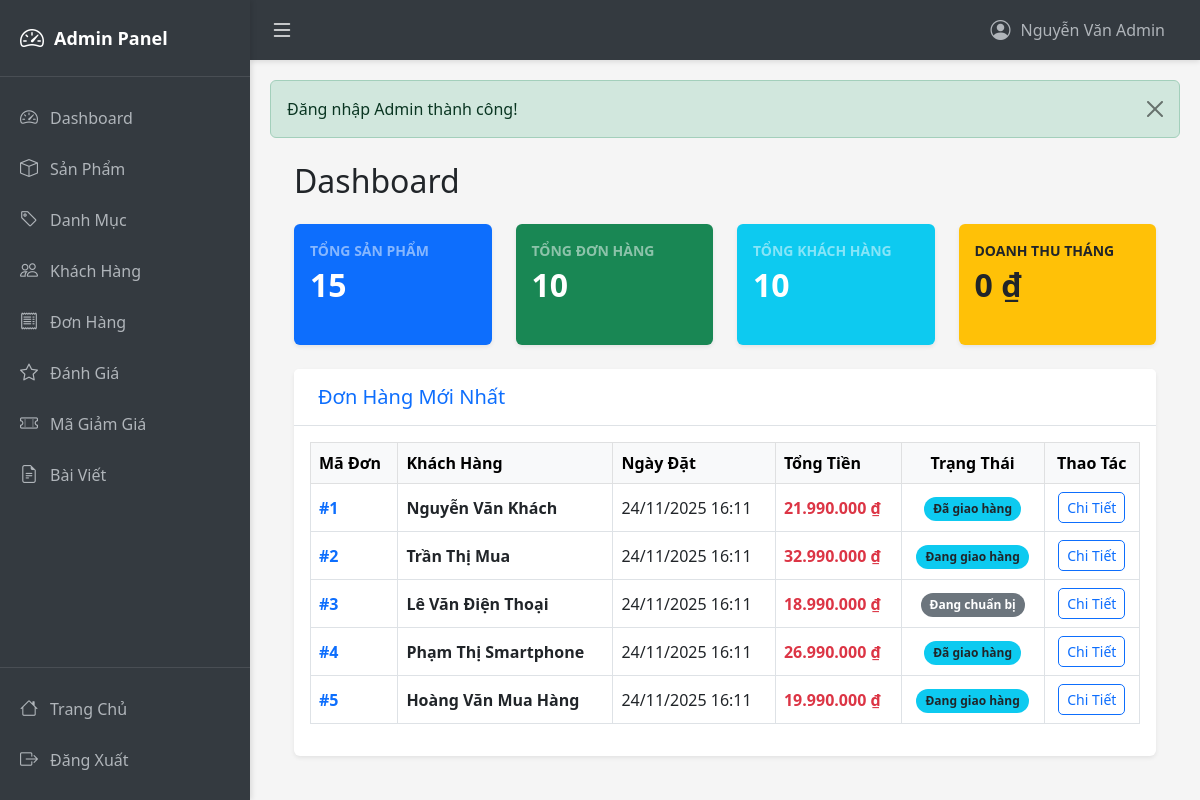
The page /admin/dashboard (signed in) on the database as committed earlier.
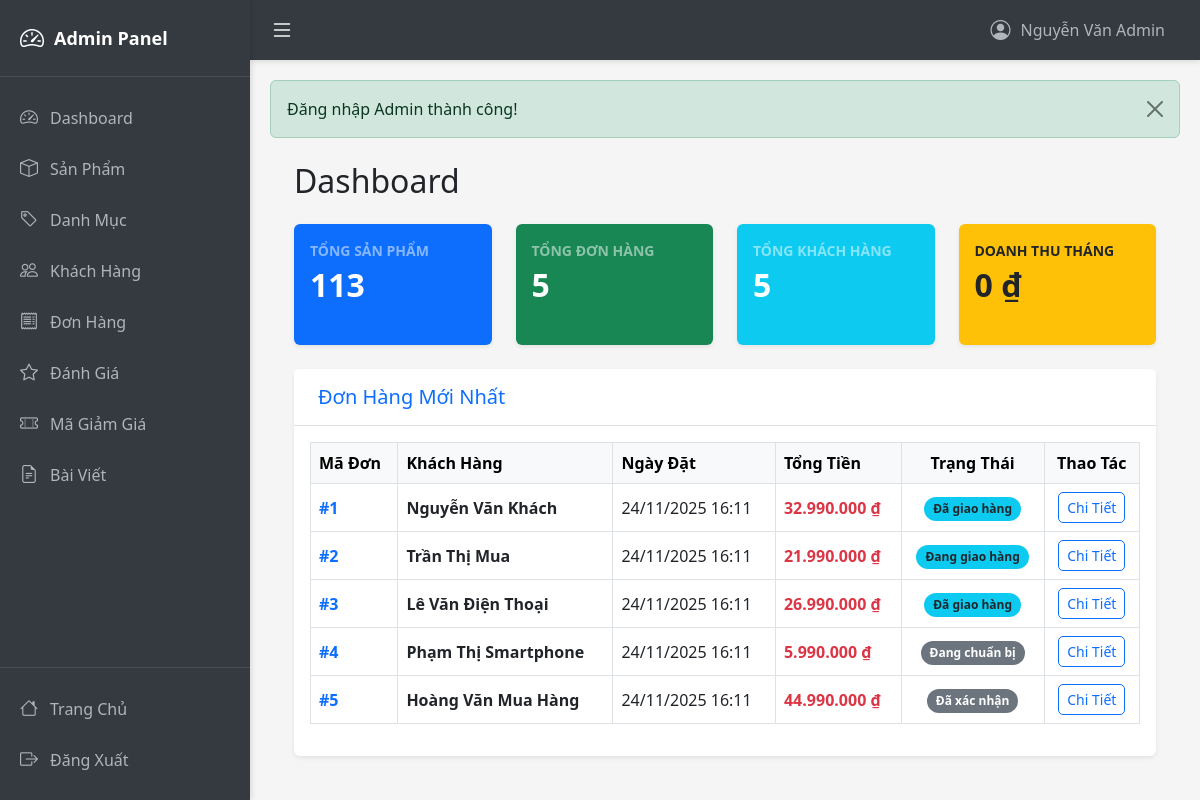
The same page on the database as committed later.
### tables this page shows
CREATE TABLE Orders (
  order_id INT AUTO_INCREMENT PRIMARY KEY,
  customer_id INT,
  employee_id INT,
  order_date DATETIME DEFAULT CURRENT_TIMESTAMP,
  total_amount DECIMAL(12,2),
  order_status_id INT,
  payment_method VARCHAR(50),
  note TEXT,
  FOREIGN KEY (customer_id) REFERENCES Customers(customer_id) ON DELETE SET NULL,
  FOREIGN KEY (employee_id) REFERENCES Employees(employee_id) ON DELETE SET NULL,
  FOREIGN KEY (order_status_id) REFERENCES Order_Status(order_status_id) ON DELETE SET NULL
);

CREATE TABLE Order_Status (
  order_status_id INT AUTO_INCREMENT PRIMARY KEY,
  status_name VARCHAR(50),
  description TEXT
);

CREATE TABLE Customers (
  customer_id INT AUTO_INCREMENT PRIMARY KEY,
  full_name VARCHAR(100),
  phone_number VARCHAR(15),
  email VARCHAR(100),
  password VARCHAR(255),
  address VARCHAR(255),
  gender VARCHAR(10),
  date_of_birth DATE,
  status VARCHAR(20) DEFAULT 'active',
  created_at DATETIME DEFAULT CURRENT_TIMESTAMP
);

### controllers/AdminController.php (called while the page is built, shortened)
<?php
class AdminController extends BaseController {
    private $adminModel;
    private $orderModel;
    public function __construct() {
        $this->adminModel = new AdminModel();
        $this->orderModel = new OrderModel();
    }
    public function dashboard() {
        $stats = $this->adminModel->getDashboardStats();
        $recentOrders = $this->orderModel->getAllOrders(5);
        $data = [
            'stats' => $stats,
            'recentOrders' => $recentOrders,
            'pageTitle' => 'Dashboard'
        ];
        $this->view('admin/dashboard', $data, true);
    }
}
?>

### models/BaseModel.php (called while the page is built, shortened)
<?php
class BaseModel {
    public function __construct() {
        $db = new Database();
        $this->conn = $db->getConnection();
    }
}
?>

### config/database.php (called while the page is built, shortened)
<?php
class Database {
    private $host = "localhost";
    private $db_name = "inventory_system";
    private $username = "root";
    private $password = "";
    public function getConnection() {
        $this->conn = null;
        try {
            $this->conn = new PDO(
                "mysql:host=" . $this->host . ";dbname=" . $this->db_name . ";charset=utf8mb4",
                $this->username,
                $this->password,
                [
                    PDO::MYSQL_ATTR_INIT_COMMAND => "SET NAMES utf8mb4 COLLATE utf8mb4_unicode_ci"
                ]
            );
            $this->conn->setAttribute(PDO::ATTR_ERRMODE, PDO::ERRMODE_EXCEPTION);
            $this->conn->setAttribute(PDO::ATTR_DEFAULT_FETCH_MODE, PDO::FETCH_ASSOC);
            $this->conn->exec("SET NAMES utf8mb4");
        } catch(PDOException $e) {
            echo "Connection error: " . $e->getMessage();
        }
        return $this->conn;
    }
}
?>

### models/AdminModel.php (called while the page is built, shortened)
<?php
class AdminModel extends BaseModel {
    public function getDashboardStats() {
        $stats = [];
        $sql = "SELECT COUNT(*) as total FROM Products";
        $stmt = $this->conn->prepare($sql);
        $stmt->execute();
        $stats['total_products'] = (int) $stmt->fetchColumn();
        $sql = "SELECT COUNT(*) as total FROM Orders";
        $stmt = $this->conn->prepare($sql);
        $stmt->execute();
        $stats['total_orders'] = (int) $stmt->fetchColumn();
        $sql = "SELECT COUNT(*) as total FROM Customers";
        $stmt = $this->conn->prepare($sql);
        $stmt->execute();
        $stats['total_customers'] = (int) $stmt->fetchColumn();
        $sql = "SELECT SUM(total_amount) as total FROM Orders
                WHERE MONTH(order_date) = MONTH(CURRENT_DATE())
                AND YEAR(order_date) = YEAR(CURRENT_DATE())";
        $stmt = $this->conn->prepare($sql);
        $stmt->execute();
        $stats['revenue_month'] = $stmt->fetchColumn() ?? 0;
        $sql = "SELECT COUNT(*) as total FROM Orders
            WHERE DATE(order_date) = CURDATE()";
        $stmt = $this->conn->prepare($sql);
        $stmt->execute();
        $stats['orders_today'] = (int) $stmt->fetchColumn();
        return $stats;
    }
}
?>

### models/OrderModel.php (called while the page is built, shortened)
<?php
class OrderModel extends BaseModel {
    public function getAllOrders($limit = null, $offset = 0) {
        $sql = "SELECT o.*, c.full_name as customer_name, os.status_name
                FROM Orders o
                LEFT JOIN Customers c ON o.customer_id = c.customer_id
                LEFT JOIN Order_Status os ON o.order_status_id = os.order_status_id
                ORDER BY o.order_date DESC";
        if ($limit) {
            $sql .= " LIMIT :limit OFFSET :offset";
        }
        $stmt = $this->conn->prepare($sql);
        if ($limit) {
            $stmt->bindParam(':limit', $limit, PDO::PARAM_INT);
            $stmt->bindParam(':offset', $offset, PDO::PARAM_INT);
        }
        $stmt->execute();
        return $stmt->fetchAll();
    }
}
?>

### views/admin/dashboard.php (the view, shortened to what the changed rows need)
<?php
require_once "layouts/header.php";
function getStatusBadgeClass($statusName) {
    $statusName = mb_strtolower($statusName, 'UTF-8');
    if (strpos($statusName, 'hoàn thành') !== false || strpos($statusName, 'thành công') !== false) {
        return 'bg-success';
    } elseif (strpos($statusName, 'hủy') !== false) {
        return 'bg-danger';
    } elseif (strpos($statusName, 'vận chuyển') !== false || strpos($statusName, 'giao hàng') !== false) {
        return 'bg-info text-dark';
    } elseif (strpos($statusName, 'chờ') !== false || strpos($statusName, 'mới') !== false) {
        return 'bg-warning text-dark';
    }
    return 'bg-secondary';
}
?>
<div class="container-fluid px-4">
    <h2 class="mt-4 mb-4">Dashboard</h2>
    <div class="row">
        <div class="col-xl-3 col-md-6 mb-4">
            <div class="card bg-primary text-white h-100 shadow-sm">
                <div class="card-body">
                    <div class="d-flex justify-content-between align-items-center">
                        <div>
                            <div class="text-white-50 small text-uppercase fw-bold">Tổng Sản Phẩm</div>
                            <div class="fs-2 fw-bold"><?= number_format($stats['total_products']) ?></div>
                        </div>
                        <i class="fas fa-box fa-2x text-white-50"></i> </div>
                </div>
            </div>
        </div>
        <div class="col-xl-3 col-md-6 mb-4">
            <div class="card bg-success text-white h-100 shadow-sm">
                <div class="card-body">
                    <div class="d-flex justify-content-between align-items-center">
                        <div>
                            <div class="text-white-50 small text-uppercase fw-bold">Tổng Đơn Hàng</div>
                            <div class="fs-2 fw-bold"><?= number_format($stats['total_orders']) ?></div>
                        </div>
                    </div>
                </div>
            </div>
        </div>
        <div class="col-xl-3 col-md-6 mb-4">
            <div class="card bg-info text-white h-100 shadow-sm">
                <div class="card-body">
                    <div class="d-flex justify-content-between align-items-center">
                        <div>
                            <div class="text-white-50 small text-uppercase fw-bold">Tổng Khách Hàng</div>
                            <div class="fs-2 fw-bold"><?= number_format($stats['total_customers']) ?></div>
                        </div>
                    </div>
                </div>
            </div>
        </div>
        <div class="col-xl-3 col-md-6 mb-4">
            <div class="card bg-warning text-dark h-100 shadow-sm">
                <div class="card-body">
                    <div class="d-flex justify-content-between align-items-center">
                        <div>
                            <div class="text-dark-50 small text-uppercase fw-bold">Doanh Thu Tháng</div>
                            <div class="fs-2 fw-bold"><?= number_format($stats['revenue_month'], 0, ',', '.') ?> ₫</div>
                        </div>
                    </div>
                </div>
            </div>
        </div>
    </div>
    <div class="row">
        <div class="col-md-12">
            <div class="card mb-4 shadow-sm">
                <div class="card-header bg-white py-3">
                    <h5 class="m-0 font-weight-bold text-primary"><i class="fas fa-table me-2"></i>Đơn Hàng Mới Nhất</h5>
                </div>
                <div class="card-body">
                    <div class="table-responsive">
                        <table class="table table-bordered table-hover align-middle" width="100%" cellspacing="0">
                            <thead class="table-light">
                                <tr>
                                    <th>Mã Đơn</th>
                                    <th>Khách Hàng</th>
                                    <th>Ngày Đặt</th>
                                    <th>Tổng Tiền</th>
                                    <th class="text-center">Trạng Thái</th>
                                    <th class="text-center">Thao Tác</th>
                                </tr>
                            </thead>
                            <tbody>
                                <?php if (empty($recentOrders)): ?>
                                    <tr>
                                        <td colspan="6" class="text-center py-4 text-muted">
                                            <i class="fas fa-inbox fa-3x mb-3"></i><br>
                                            Chưa có đơn hàng nào
                                        </td>
                                    </tr>
                                <?php else: ?>
                                    <?php foreach ($recentOrders as $order): ?>
                                        <tr>
                                            <td class="fw-bold text-primary">#<?= $order['order_id'] ?></td>
                                            <td>
                                                <div class="fw-bold"><?= htmlspecialchars($order['customer_name']) ?></div>
                                            </td>
                                            <td><?= date('d/m/Y H:i', strtotime($order['order_date'])) ?></td>
                                            <td class="text-danger fw-bold">
                                                <?= number_format($order['total_amount'], 0, ',', '.') ?> ₫
                                            </td>
                                            <td class="text-center">
                                                <span class="badge rounded-pill <?= getStatusBadgeClass($order['status_name']) ?>">
                                                    <?= htmlspecialchars($order['status_name']) ?>
                                                </span>
                                            </td>
                                            <td class="text-center">
                                                <a href="<?= BASE_URL ?>admin/orderDetail/<?= $order['order_id'] ?>"
                                                   class="btn btn-sm btn-outline-primary" title="Xem chi tiết">
                                                    <i class="fas fa-eye"></i> Chi Tiết
                                                </a>
                                            </td>
                                        </tr>
                                    <?php endforeach; ?>
                                <?php endif; ?>
                            </tbody>
                        </table>
                    </div>
                </div>
            </div>
        </div>
    </div>
</div>
<?php require_once "layouts/footer.php"; ?>

Rows that differ between the two databases and show on the page:
changed orders "Nguyễn Văn Khách": total_amount "21.990.000" → "32.990.000"
changed orders "Trần Thị Mua": total_amount "32.990.000" → "21.990.000"
changed orders "Lê Văn Điện Thoại": total_amount "18.990.000" → "26.990.000"; order_status_id 3 → 5 (drawn); order_status.status_name "Đang chuẩn bị" → "Đã giao hàng"
changed orders "Phạm Thị Smartphone": total_amount "26.990.000" → "5.990.000"; order_status_id 5 → 3 (drawn); order_status.status_name "Đã giao hàng" → "Đang chuẩn bị"
changed orders "Hoàng Văn Mua Hàng": total_amount "19.990.000" → "44.990.000"; order_status_id 4 → 2 (drawn); order_status.status_name "Đang giao hàng" → "Đã xác nhận"
Other text that changed with them:
$stats['total_products']: "15" → "113"
$stats['total_orders']: "10" → "5"
$stats['total_customers']: "10" → "5"
